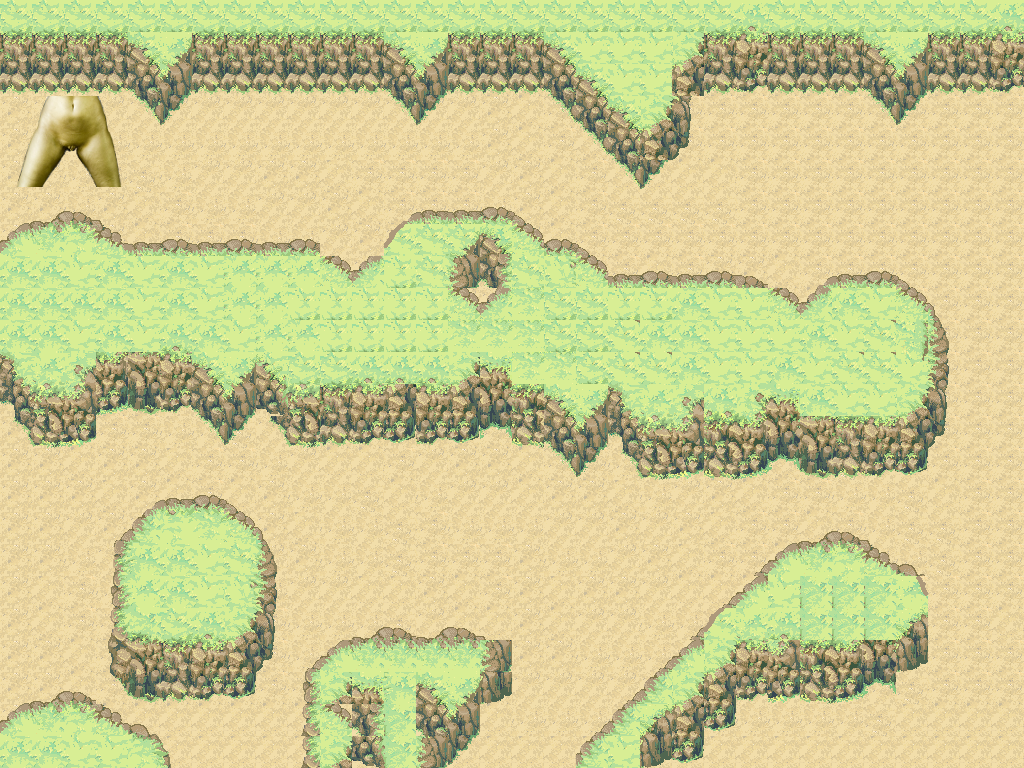

The image is a tile-based game level rendered from a .tmx file. Its description and source (layers, tilesets, objects; grid data summarised) follow:
An orthogonal 32x24 tile map with 32x32 px tiles, 3 tile layers (Tile Layer 1, Tile Layer 3, pie layer), 3 tilesets.

<map version="1.0" orientation="orthogonal" width="32" height="24" tilewidth="32" tileheight="32">
 <tileset firstgid="1" name="pubdlcnt2" tilewidth="32" tileheight="32">
  <image source="pubdlcnt2.png" width="503" height="518" />
 </tileset>
 <tileset firstgid="241" name="pubdlcnt" tilewidth="32" tileheight="32">
  <image source="pubdlcnt.png" width="672" height="701" />
 </tileset>
 <tileset firstgid="682" name="ladyv2" tilewidth="32" tileheight="32">
  <image source="ladyv2.png" width="272" height="215" />
 </tileset>
 <layer name="Tile Layer 1" width="32" height="24">
  <data>[768 cells, 768 non-empty, 9 distinct tile ids]</data>
 </layer>
 <layer name="Tile Layer 3" width="32" height="24">
  <data>[768 cells, 471 non-empty, 95 distinct tile ids]</data>
 </layer>
 <layer name="pie layer" width="32" height="24">
  <data>[768 cells, 12 non-empty, 12 distinct tile ids]</data>
 </layer>
</map>
